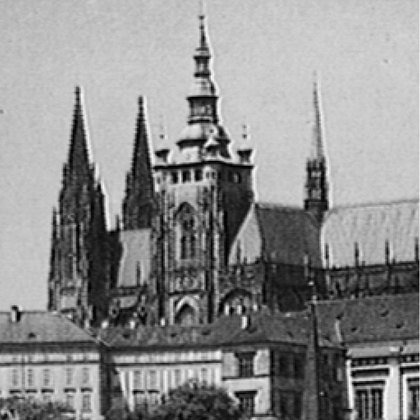
%> input picture images/task1 (4).jpg, 420 x 420 px, shrunk from 721 x 721 before the run
$ octave task1.m   (GNU Octave 9; MATLAB toolbox functions it lacks are replaced by stand-ins)
%> lines starting %> are read from the running program, lines starting %| are printed output that depends on the picture
% Read image
f = imread('images/task1 (4).jpg');
%> f is the input picture: size 420x420x3 uint8; min 0, max 255, mean 140.5

% show original image
imshow(f), title('Original image');
f = im2double(f);
%> f: size 420x420x3 double
[M,N,O] = size(f);
%> M = 420; N = 420; O = 3

P = 2*M;
%> P = 840
Q = 2*N;
%> Q = 840
fp = zeros(P,Q,O);

for i = 1:P
    for j = 1:Q
        if i <= M && j<= N
            fp(i,j,:) = f(i,j,:);
        else
            fp(i,j,:) = 0;
        end
    end
end
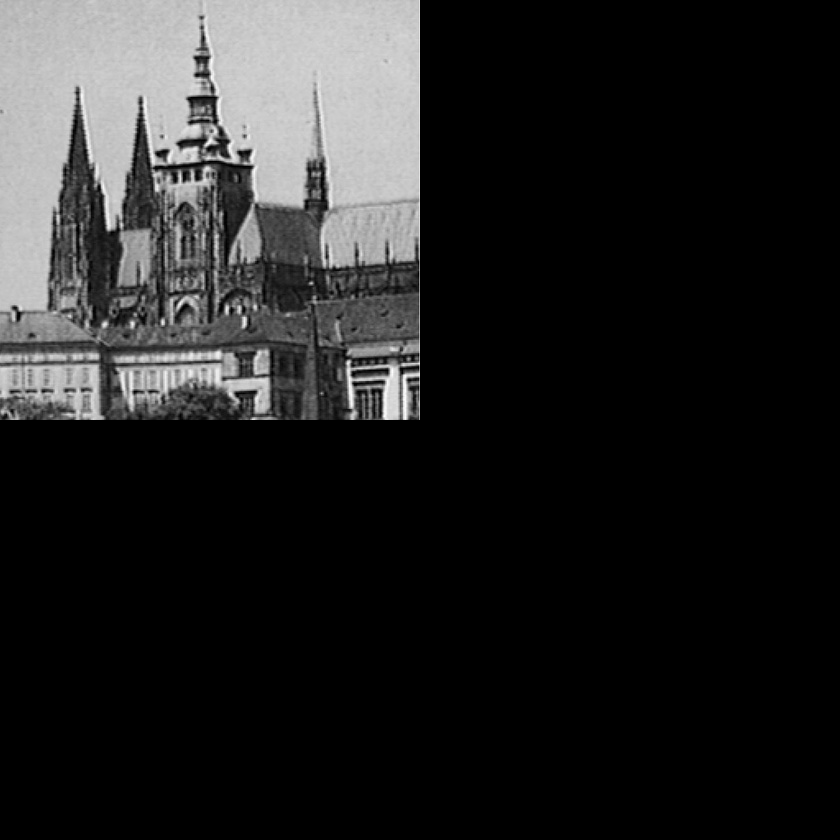
%> fp: size 840x840x3 double; min 0, max 1, mean 0.138
imshow(f);title('original image');
figure; imshow(fp);title('padded image');

Fc = fftshift(fft2(fp(:,:,1)));
S2=log(1+abs(Fc));
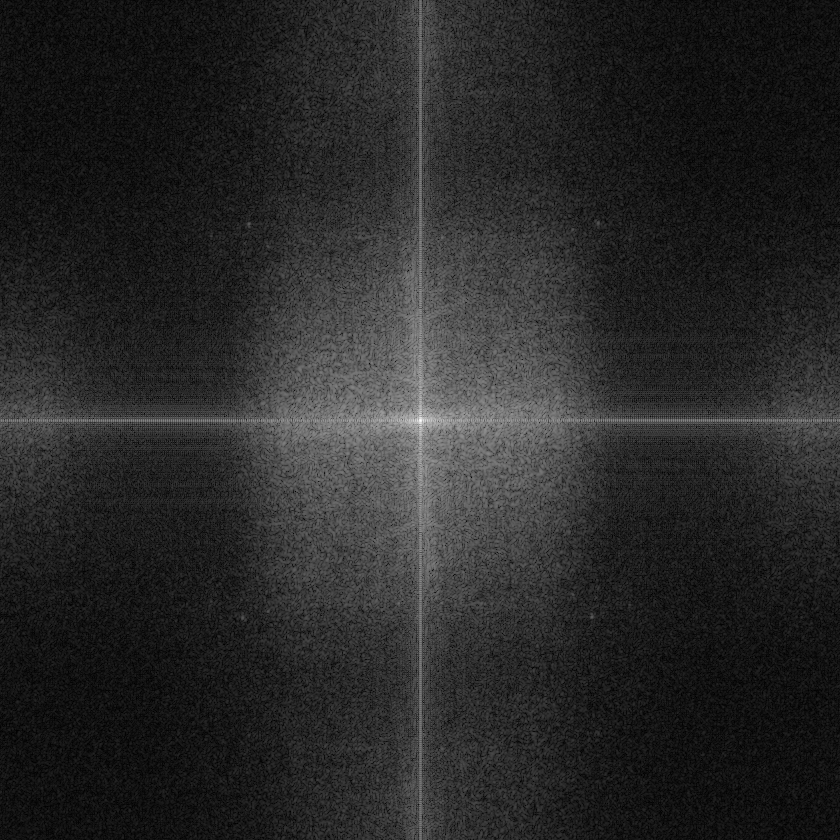
%> S2: size 840x840 double; min 0.00618, max 11.48, mean 1.84; drawn with min black and max white
figure; imshow(S2, []);title('padded image fourier spectrum');

F = fft2(double(fp(:,:,1)));
D0 = 50;
u = 0:(P-1);
%> u = 840 values from 0 to 839
v = 0:(Q-1);
%> v = 840 values from 0 to 839

idx = find(u > P/2);
%> idx = 419 values from 422 to 840
u(idx) = u(idx) - P;
idy = find(v > Q/2);
%> idy = 419 values from 422 to 840
v(idy) = v(idy) - Q;
[V, U] = meshgrid(v, u);
D = sqrt(U.^2+v.^2);

H = double(D <=D0);
H = fftshift(H); figure;imshow(H);title('LPF Ideal Mask');

H = ifftshift(H);
LPF_f = H.*F;
LPF_f2=real(ifft2(LPF_f));
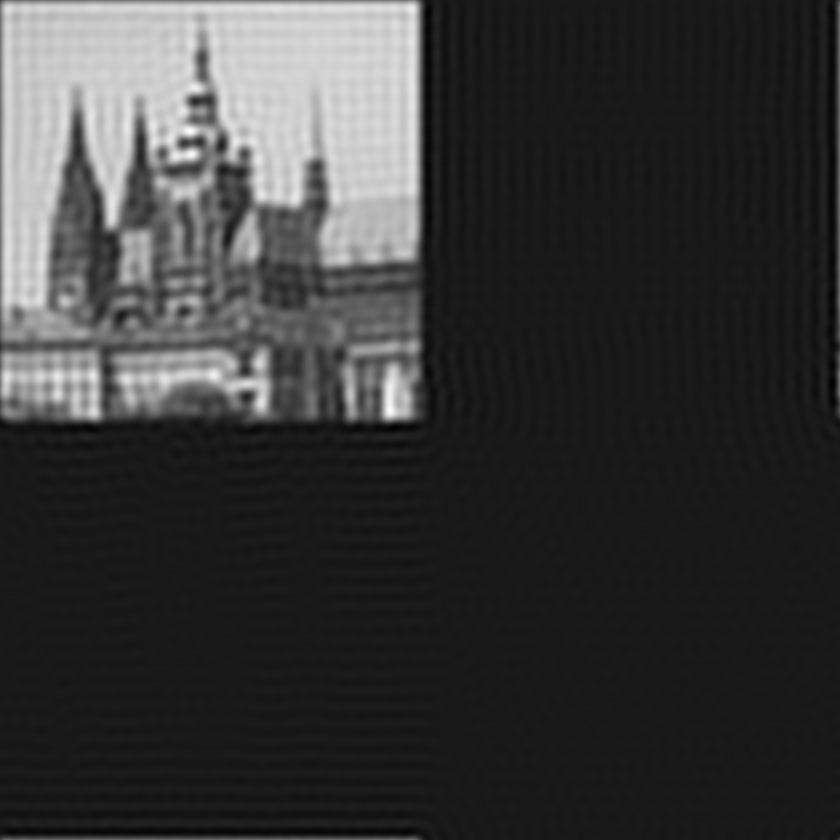
%> LPF_f2: size 840x840 double; min -0.107, max 0.994, mean 0.138; drawn with min black and max white
figure; imshow(LPF_f2);title('output image after inverse 2D DFT');

% show result
figure, imshow(LPF_f2(1:M,1:N), map), title('output image');
%> (this line was passed over: map is not available in this run)

$ run again, with images/task1 (1).jpg copied over images/task1 (4).jpg
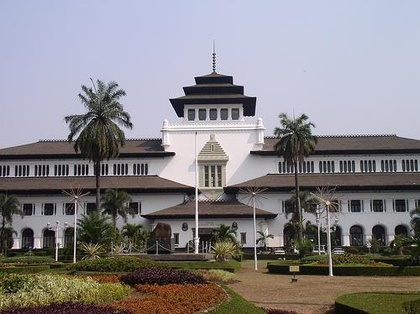
%> input picture images/task1 (1).jpg, 420 x 314 px, shrunk from 500 x 374 before the run
%> f is the input picture: size 314x420x3 uint8; mean R, G, B 133.8, 130.6, 133.2
%> f: size 314x420x3 double
%> after the loop `for i = 1:P`:
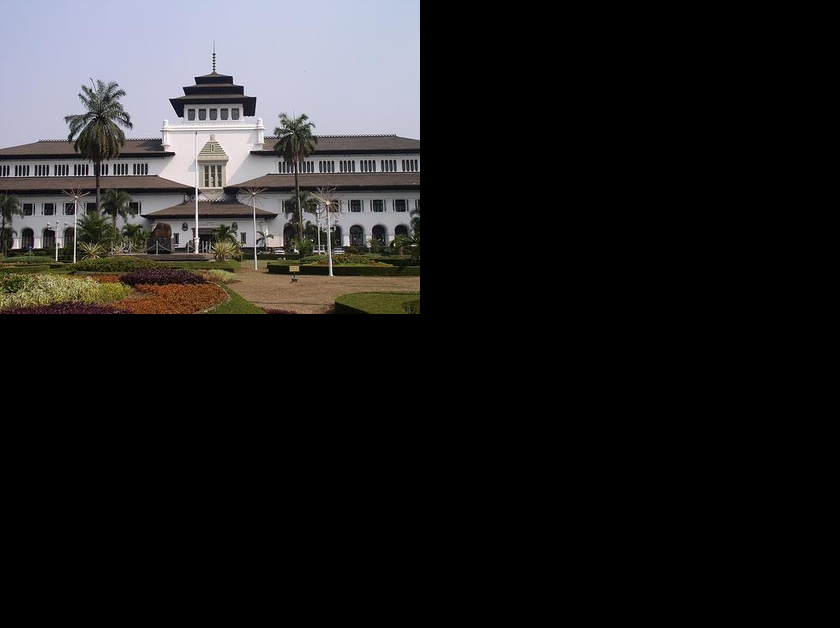
%> fp: size 628x840x3 double; mean R, G, B 0.131, 0.128, 0.131
%> `LPF_f2=real(ifft2(LPF_f));`:
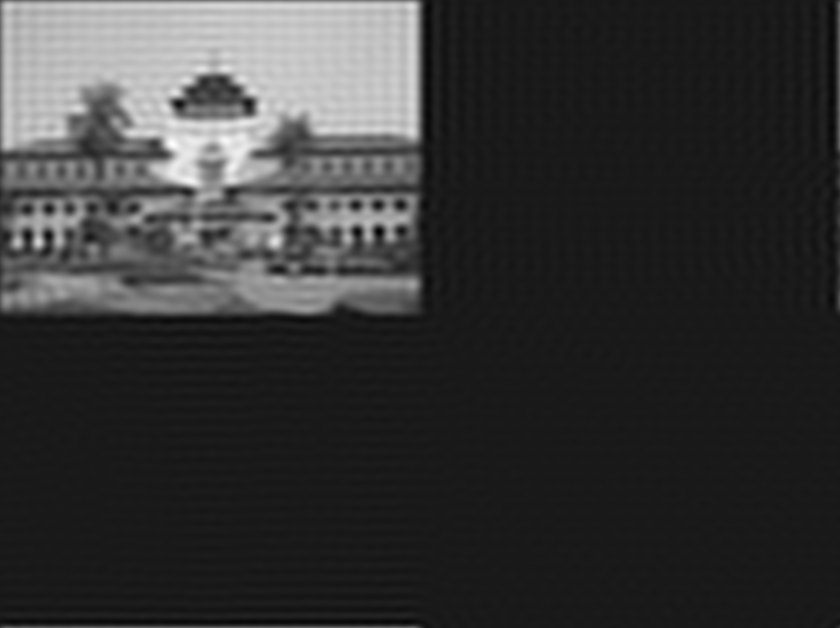
%> LPF_f2: size 628x840 double; min -0.117, max 1.04, mean 0.131; drawn with min black and max white

$ run again, with images/task1 (2).jpg copied over images/task1 (4).jpg
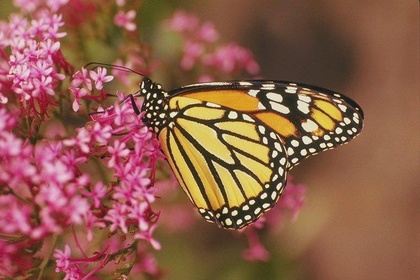
%> input picture images/task1 (2).jpg, 420 x 280 px, shrunk from 768 x 512 before the run
%> f is the input picture: size 280x420x3 uint8; mean R, G, B 143.4, 93, 75.1
%> f: size 280x420x3 double
%> after the loop `for i = 1:P`:
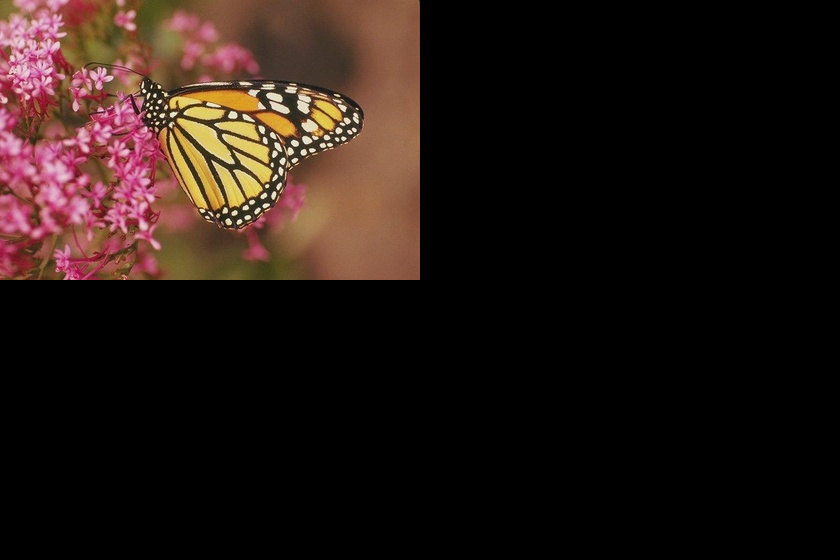
%> fp: size 560x840x3 double; mean R, G, B 0.141, 0.0911, 0.0736
%> `LPF_f2=real(ifft2(LPF_f));`:
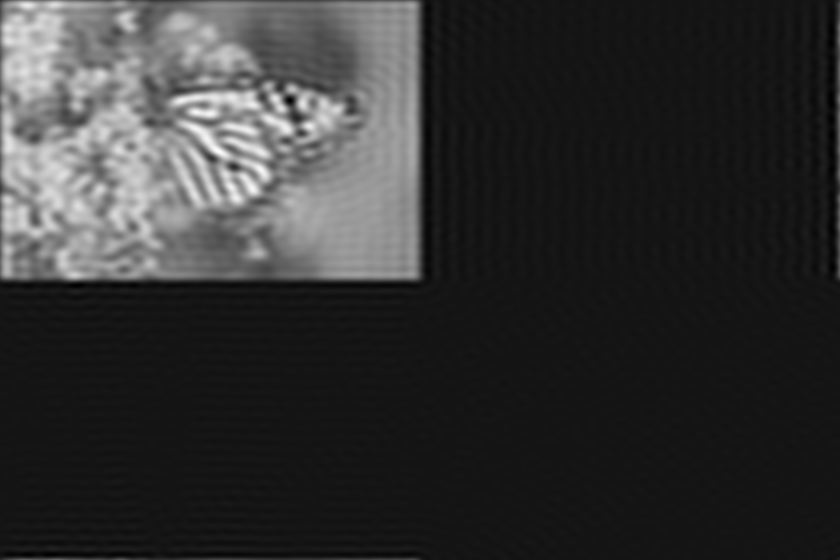
%> LPF_f2: size 560x840 double; min -0.0968, max 1.08, mean 0.141; drawn with min black and max white

$ run again, with images/task1 (3).jpg copied over images/task1 (4).jpg
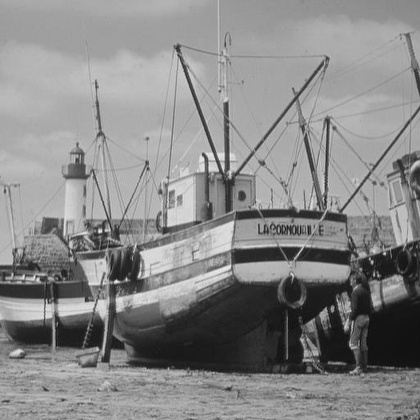
%> input picture images/task1 (3).jpg, 420 x 420 px, shrunk from 512 x 512 before the run
%> f is the input picture: size 420x420x3 uint8; min 12, max 239, mean 136.1
%> f: size 420x420x3 double
%> after the loop `for i = 1:P`:
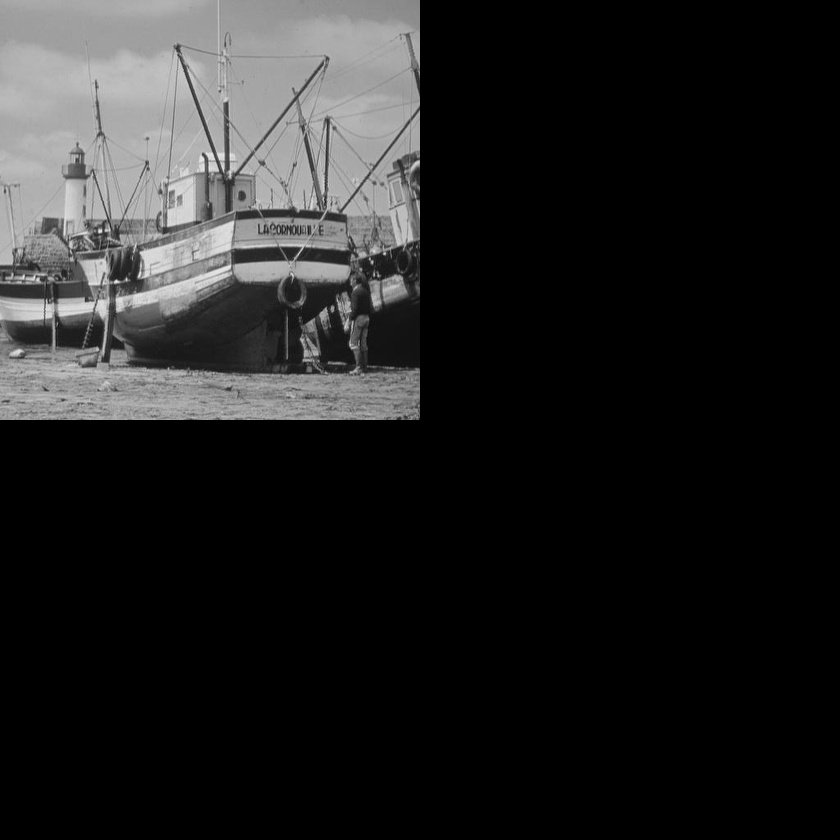
%> fp: size 840x840x3 double; min 0, max 0.937, mean 0.133
%> `LPF_f2=real(ifft2(LPF_f));`:
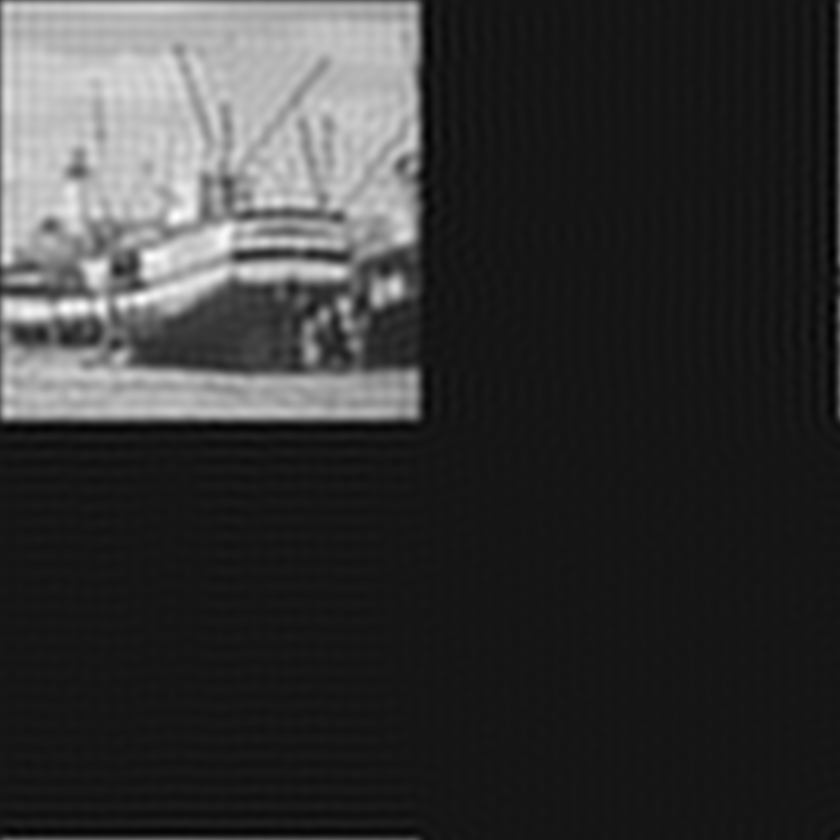
%> LPF_f2: size 840x840 double; min -0.0859, max 0.922, mean 0.133; drawn with min black and max white
